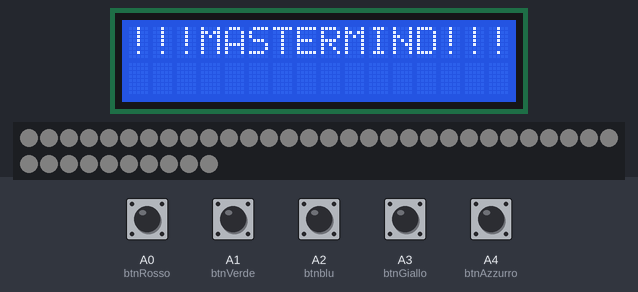
This sketch was run on a simulated Arduino Uno, built with avr-gcc and run on an emulated ATmega328P. On the bench: 16×2 character LCD, 40 RGB LEDs in strip order, left to right, continuing on the next row. The inputs (shaded band) are chosen by the test bench; at power-on: A0 (btnRosso), A1 (btnVerde), A2 (btnblu), A3 (btnGiallo), A4 (btnAzzurro) HIGH. Dim RGB values are drawn brighter than linear; random numbers use the default seed unless the sketch sets one.

Above: at 6.1 s.
At 10.1 s:
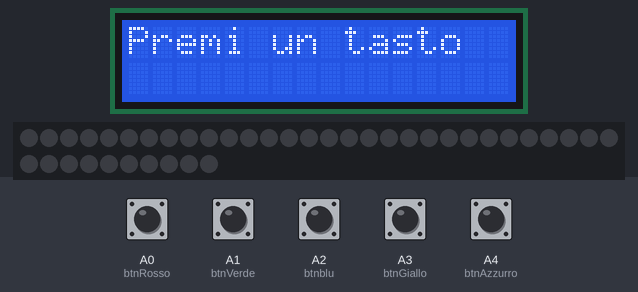
10.2 s: A0 (btnRosso) pulled LOW for 0.25 s
At 12.0 s:
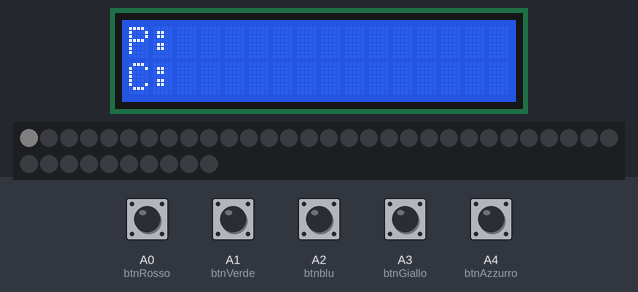
12.3 s: A1 (btnVerde) pulled LOW for 1 s
15.1 s: A2 (btnblu) pulled LOW for 0.25 s
At 16.1 s:
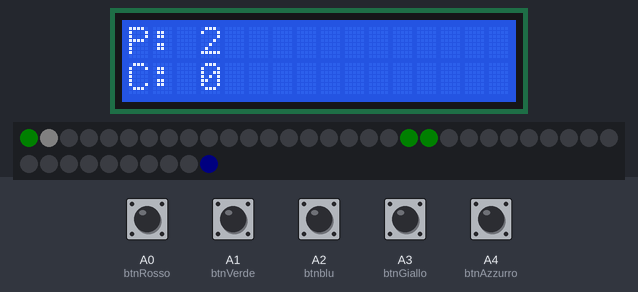
17.1 s: A3 (btnGiallo) pulled LOW for 0.25 s
19.1 s: A0 (btnRosso) pulled LOW for 1 s
At 21.2 s:
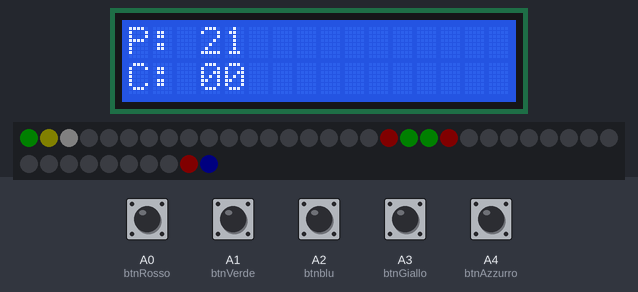

The sketch:

mastermind.ino
```cpp
#include <Adafruit_NeoPixel.h>
#include <LiquidCrystal.h>


//#ifdef __AVR__
//  #include <avr/power.h>
//#endif

#define PIN 7
#define NUM_LEDS 40
#define RIGHE 10
#define COLONNE 4

Adafruit_NeoPixel strip = Adafruit_NeoPixel(NUM_LEDS, PIN, NEO_GRB + NEO_KHZ800);

const int rs=12, en=11, d4=5, d5=4, d6=3, d7=2;
LiquidCrystal display(rs, en, d4, d5, d6, d7);

int matrixLed[RIGHE][COLONNE] {
  {0,19,20,39},
  {1,18,21,38},
  {2,17,22,37},
  {3,16,23,36},
  {4,15,24,35},
  {5,14,25,34},
  {6,13,26,33},
  {7,12,27,32},
  {8,11,28,31},
  {9,10,29,30}
};

/*
int matrixLed[RIGHE][COLONNE] {
  {0,10,20,30},
  {1,11,21,31},
  {2,12,22,32},
  {3,13,23,33},
  {4,14,24,34},
  {5,15,25,35},
  {6,16,26,36},
  {7,17,27,37},
  {8,18,28,38},
  {9,19,29,39}
};
*/

const int ROSSO = 1;
const int VERDE = 2;
const int BLU = 3;
const int GIALLO = 4;
const int AZZURRO = 5;
const int BIANCO = 6;

const int btnRosso = A0;
const int btnVerde = A1;
const int btnblu = A2;
const int btnGiallo = A3;
const int btnAzzurro = A4;
//const int lumin = A5;

int combinazioneSegreta[4] = {0,0,0,0};
int combinazione[4] = {-1,-1,-1,-1};

unsigned long preMillis = 0;
int rigaCorrente = 0;
int colonnaCorrente = 0;
int coloriScelti = 0;
int posizioniCorrette = 0;
int coloriCorretti = 0;
int valMax = 5;


void setup()
{
  //Serial.begin(9600);
  pinMode(PIN, OUTPUT);
  pinMode(btnRosso, INPUT_PULLUP);
  pinMode(btnVerde, INPUT_PULLUP);
  pinMode(btnblu, INPUT_PULLUP);
  pinMode(btnGiallo, INPUT_PULLUP);
  pinMode(btnAzzurro, INPUT_PULLUP);

  display.begin(16, 2);
  display.print("!!!MASTERMIND!!!");

  strip.begin();
  clearMatrix();

for(int i=1; i<=6; i++){
  for(int r=0; r<RIGHE; r++){
  	for(int c=0; c<COLONNE; c++){
        accendiLed(matrixLed[r][c], i);
      }
    strip.show();
    delay(100);
    }
  }

for(int i=6; i>=1; i--){
  for(int r=0; r<RIGHE; r++){
  	for(int c=0; c<COLONNE; c++){
        accendiLed(matrixLed[r][c], i);
     }
  }
  strip.show();
  delay(500);
}

  clearMatrix();
  display.clear();
  display.setCursor(0, 0);
  display.print("Premi un tasto");

  while(leggiInput()<0){delay(100);} //blocco fino a quando non viene premuto un tasto!!!

  randomSeed(millis()); //per la generazione dei numeri casuali
  scegliCombinazione();
  delay(500);

  display.clear();
  display.setCursor(0, 0);

  //Serial.print("combinazione segreta: [");
  //for(int i=0; i<COLONNE; i++){
     //Serial.print(combinazioneSegreta[i] + String(" "));
  //}
  //Serial.println("]");
}

void loop()
{
  //valMax = map(analogRead(lumin), 0, 1023, 5, 30);

  if(rigaCorrente >= RIGHE){//tutte le righe sono esaurite
    if(posizioniCorrette < COLONNE){
      display.clear();
      display.setCursor(3, 0);
      display.write("HAI PERSO!!!");
      clearMatrix();
      mostraCombinazione();
      posizioniCorrette = 0;
      coloriCorretti = 0;
    }

  }else{
    //attesa scelta colore da input
    accendiLed(matrixLed[rigaCorrente][colonnaCorrente], BIANCO);
    strip.show();

    display.setCursor(0,0);
    display.write("P: ");
    display.setCursor(0,1);
    display.write("C: ");

    int btnInput = leggiInput();
    if(btnInput > 0){
      combinazione[colonnaCorrente] = btnInput;

      accendiLed(matrixLed[rigaCorrente][colonnaCorrente], btnInput);
      strip.show();

      coloriScelti++;
      colonnaCorrente++;
    }

    if(coloriScelti == COLONNE){
      controllaCombinazione(rigaCorrente);

      if(posizioniCorrette == COLONNE){
        display.clear();
        display.setCursor(3, 0);
        display.write("HAI VINTO!!!");
        rigaCorrente = 99;
      }else {
        display.setCursor(rigaCorrente+3,0); //"P: "
        char p = posizioniCorrette + '0';
        display.write(p);
        display.setCursor(rigaCorrente+3,1); //"C: "
        char c = coloriCorretti + '0';
        display.write(c);
        combinazione[0] = -1;
        combinazione[1] = -1;
        combinazione[2] = -1;
        combinazione[3] = -1;

        coloriCorretti = 0;
        posizioniCorrette = 0;
        coloriScelti = 0;
        rigaCorrente++;
        colonnaCorrente = 0;
      }
    }
  }

  delay(400);

}


void controllaCombinazione(int riga){
  int coloriDaControllare[COLONNE] = {-1,-1,-1,-1};
  int combinazioneSegretaSingoli[COLONNE] = {-9,-9,-9,-9};
  int indUltimoColore = 0;
  int indUltimoSingolo = 0;

  //controllo posizioni ("neri")
  for(int i=0; i<COLONNE; i++){
    if(combinazione[i] == combinazioneSegreta[i]){
      posizioniCorrette++;
    }else{
      //se non è nella posizione corretta,inserisco l'input corrente
      //in un array temporaneo per controllare i colori successivamente ("bianchi")
      //..ma solo se non l'ho già messo da parte prima
      if(!contiene(coloriDaControllare, COLONNE, combinazione[i])){
      	coloriDaControllare[indUltimoColore]=combinazione[i];
      	indUltimoColore++;      }


      //inserisco il colore della combinazione segreta
      //in un array temporaneo che contiene i colori non ripetuti
      if(!contiene(combinazioneSegretaSingoli, COLONNE, combinazioneSegreta[i])){
      	combinazioneSegretaSingoli[indUltimoSingolo]=combinazioneSegreta[i];
        indUltimoSingolo++;
      }

    }

    /*
    Serial.print("colori da controllare: [");
    for(int i=0; i<COLONNE; i++){
       Serial.print(coloriDaControllare[i] + String(" "));
    }
    Serial.println("]");

    Serial.print("combinazione segreta singoli: [");
    for(int i=0; i<COLONNE; i++){
       Serial.print(combinazioneSegretaSingoli[i] + String(" "));
    }
    Serial.println("]");
    */

  }


  //controllo colori
  for(int i=0; i<COLONNE; i++){
  	for(int c=0; c<COLONNE; c++){
      if(coloriDaControllare[i]==combinazioneSegretaSingoli[c]){
      		coloriCorretti++;
      }
    }
  }


}

boolean contiene(int arr[], int length, int v) {
  for (int i = 0; i < length; i++) {
    if (arr[i] == v) {
      return true;
    }
  }
  return false;
}


void clearMatrix(){
  //SPENTO
  	for(int r=0; r<RIGHE; r++){
    	for(int c=0; c<COLONNE; c++){
      		accendiLed(matrixLed[r][c], 9);
    	}
  	}
    strip.show();
}

void scegliCombinazione(){
 // 1 --> ROSSO
 // 2 --> VERDE
 // 3 --> BLU
 // 4 --> GIALLO
 // 5 --> AZZURRO
 combinazioneSegreta[0] = random(1, 6);
 combinazioneSegreta[1] = random(1, 6);
 combinazioneSegreta[2] = random(1, 6);
 combinazioneSegreta[3] = random(1, 6);

}


uint32_t getColor(int c) {
  switch (c) {
    case 1:
    	return strip.Color(valMax, 0, 0); // ROSSO
    case 2:
    	return strip.Color(0, valMax, 0); // VERDE
    case 3:
    	return strip.Color(0, 0, valMax); // BLU
    case 4:
    	return strip.Color(valMax, valMax, 0); // GIALLO
    case 5:
    	return strip.Color(valMax/2, valMax/2, valMax); // AZZURRO
    case 6:
    	return strip.Color(valMax, valMax, valMax); // BIANCO
    default:
    	return strip.Color(0, 0, 0); // Off
  }
}


void mostraCombinazione(){
	accendiLed(matrixLed[0][0], combinazioneSegreta[0]);
  	accendiLed(matrixLed[0][1], combinazioneSegreta[1]);
	accendiLed(matrixLed[0][2], combinazioneSegreta[2]);
	accendiLed(matrixLed[0][3], combinazioneSegreta[3]);

  	strip.show();
}

void accendiLed(int pinLed, int color){
  strip.setPixelColor(pinLed, getColor(color));
}

int leggiInput(){

  if(digitalRead(btnRosso) == LOW){
    return ROSSO;
  }

  if(digitalRead(btnVerde) == LOW){
    return VERDE;
  }

  if(digitalRead(btnblu) == LOW){
    return BLU;
  }

  if(digitalRead(btnGiallo) == LOW){
    return GIALLO;
  }

  if(digitalRead(btnAzzurro) == LOW){
    return AZZURRO;
  }

  return -1;
}
```

Measured:
- after the input at 10.2 s, the display: changes after 0.60 s (image 2)
- after the input at 15.1 s, the display: first changes after 0.14 s (image 3 shows a later state)
- what the display in image 0 shows lasts 0.6 s, from 6.1 s to 6.7 s
